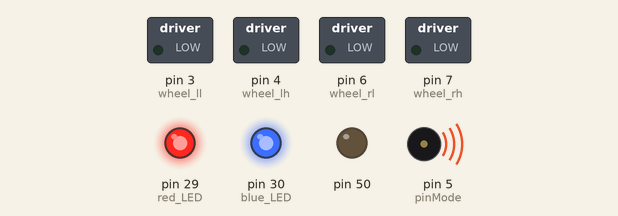
Recording of a sketch running on a simulated Arduino Mega 2560, built with avr-gcc and run on an emulated ATmega2560. Parts: switched loads named in the sketch (green lamp = pin HIGH), output pins drawn as LEDs (lit = HIGH), buzzer (waves = sounding). Pins used as bus, display or sensor lines are not drawn.

Above: at 0.1 s.
Timing chart, 0 to 1.6 s (numbered marks = the images above):
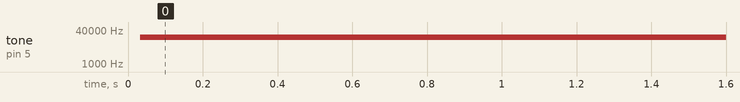

Measured:
- by itself, tone on pin 5 (pinMode): silent → 18519 Hz at 0.03 s

The sketch:

phase3b-collision.ino
```cpp
//////////////////CONSTANTS///////////////////
int fwd = 0;
int rev = 1;
int delay_timer = 1000;
int ams_sensor = A0;
int sensor_val = 0;
int blue_threshold = 90;
int color_threshold = 40;
int red_LED = 29;
int blue_LED = 30;
int wheel_rl = 6;
int wheel_rh =7;
int wheel_ll = 3;
int wheel_lh = 4;
//int hall_sensor = 52;


/*Vitellary Code*/
int front = 22;
int right = 24;
int left = 26;
int back = 28;
const int sensors[] = {22, 24, 26, 28};
//const int leds[] = {44, 42, 40, 38}; //blue, yellow, red, green
int last_pressed[] = {0, 0, 0}; // front, right, left
long debounceDelay = 10;
/////////////////////////////////////////////

//////////////////VARIABLES//////////////////
bool mode_forward = false;
bool mode_reverse = false;
bool mode_right = false;
bool mode_left = false;
bool found = false;
int count = 0;
/////////////////////////////////////////////
void setup() {
  pinMode(wheel_rh, OUTPUT);
  pinMode(wheel_rl, OUTPUT);
  pinMode(wheel_ll, OUTPUT);
  pinMode(wheel_lh, OUTPUT);
  pinMode(red_LED, OUTPUT);
  pinMode(blue_LED, OUTPUT);
  pinMode(ams_sensor, INPUT);
  pinMode(50, OUTPUT);
  digitalWrite (red_LED, HIGH);
  digitalWrite (blue_LED, HIGH);
  Serial.begin(9600);
  /*Vitellary*/
  for (int i = 0; i < 4; i++) {
   //pinMode(leds[i], OUTPUT);
   pinMode(sensors[i], INPUT);
 }
 //Serial.begin(9600);

  //pinMode(13, OUTPUT); // Set this pin as output
  pinMode(5, OUTPUT);//pinMode(2, OUTPUT);
  Serial.begin(9600);
  //Serial1.begin(1200);
  TCCR3A = _BV(COM3A0) | _BV(COM3B0) | _BV(WGM30) | _BV(WGM31);
  // sets COM Output Mode to FastPWM with toggle of OC3A on compare match with OCR3A
  // also sets WGM to mode 15: FastPWM with top set by OCR3A
  TCCR3B = _BV(WGM32) | _BV(WGM33) |  _BV(CS31);
  // sets WGM as stated above; sets clock scaling to "divide by 8"
  OCR3A = 53;
  // above sets the counter value at which register resets to 0x0000;
  // generate 18.523 kHz when OCR3A=53 on Mega pin 5
  // Serial.println(TCCR3A, BIN);Serial.println(TCCR3B, BIN);
}

void loop() {
  // put your main code here, to run repeatedly:
  //  if(millis() < 2000) {

  //forward();
  // }
  // if(millis() < 3000) {
  //   R_turn();
  // }
  // if(millis() < 4000) {
  //    L_turn();
  /* }
    if(millis() < 5000) {
     reverse();
    }
    if (millis() < 6000) {
         brake();
    }
    else {
     turn_180();
     delay(5000);
    }*/
  //sensor_val = analogRead(ams_sensor);
  //Serial.println(sensor_val);

  //detect_color();
  //follow();
  //int hall_sensor = digitalRead(52);
  //Serial.println(hall_sensor);
  //magnet_detected();
  //detect_blue();

//Vitellary
/* for (int i = 0; i < 4; i++) {
   int sensor_value = debounce(digitalRead(sensors[i]), i);
   if (sensor_value == HIGH) {
     //digitalWrite(leds[i], HIGH);;
     Serial.println("sensor:22");
     Serial.println(digitalRead(22));
     Serial.println("sensor:24");
     Serial.println(digitalRead(24));
     Serial.println("sensor:26");
     Serial.println(digitalRead(26));
     Serial.println("sensor:28");
     Serial.println(digitalRead(28));
     if (sensors[i] == front || sensors[i] == left || sensors[i] == right) {
       last_pressed[i] = millis();
       if (sensors[i] == front) {
         if (abs(last_pressed[0] - last_pressed[1]) <= 500) {
           front_right_collide();
         }
         else if (abs(last_pressed[0] - last_pressed[2]) <= 500)
           front_left_collide();
         else front_collide();
       }
      /* if (sensors[i] == right) {
         if (abs(last_pressed[0] - last_pressed[1]) <= 500) {
           front_right_collide();
         }
         else right_collide();
       }
       if (sensors[i] == left) {
         if (abs(last_pressed[0] - last_pressed[2]) <= 500) {
          front_left_collide();
         }
         else left_collide();
       }*/
     //}
     /*else {
      back_collide();
     }*/
 //  } else {
 //   forward();
 // }
// }
/*End Vitellary*/
}

void forward() {
  mode_right = false;
  mode_left = false;
  mode_reverse = false;
  if (!mode_forward) {
    delay(1);
    mode_forward = true;
  }
  analogWrite(wheel_lh, 82);
  analogWrite(wheel_ll, 0);
  analogWrite(wheel_rl, 64);
  analogWrite(wheel_rh, 0);
}

void reverse() {
  mode_forward = false;
  mode_right = false;
  mode_left = false;
  if (!mode_reverse) {
    delay(1);
    mode_reverse = true;
  }
  analogWrite(wheel_lh, 0);
  analogWrite(wheel_ll, 64);
  analogWrite(wheel_rl, 0);
  analogWrite(wheel_rh, 64);
}

void L_turn () {
  mode_forward = false;
  mode_left = false;
  mode_reverse = false;
  if (!mode_right) {
    delay(1);
    mode_right = true;
  }
  analogWrite(wheel_rl, 100);
  analogWrite(wheel_rh, 0);
  analogWrite(wheel_ll, 64);
  analogWrite(wheel_lh, 0);
}

void R_turn () {
  mode_forward = false;
  mode_right = false;
  mode_reverse = false;
  if (!mode_left) {
    delay(1);
    mode_left = true;
  }
  analogWrite(wheel_lh, 100);
  analogWrite(wheel_ll, 0);
  analogWrite(wheel_rh, 64);
  analogWrite(wheel_rl, 0);

}

void turn_180() {
  //if 180 turn is left, need to change modes
  mode_forward = false;
  mode_left = false;
  mode_reverse = false;
  if (!mode_right) {
    delay(1);
    mode_right = true;
  }
  int start_time = millis();
  while (millis() - start_time < delay_timer) {
    analogWrite(wheel_rl, 100);
    analogWrite(wheel_rh, 0);
    analogWrite(wheel_ll, 64);
    analogWrite(wheel_lh, 0);
  }
  brake();
}

void brake() {
  analogWrite(wheel_rl, 0);
  analogWrite(wheel_rh, 0);
  analogWrite(wheel_ll, 0);
  analogWrite(wheel_lh, 0);
}

int ams_read() {
  return analogRead(ams_sensor);
}

void detect_blue() {
  if ( ams_read() > blue_threshold) {
    brake();
  }
  else {
    forward();
  }
}

void follow() {
  found = false;
  if (ams_read() > blue_threshold) {
    forward();
    found = true;
  }
  else {
    int curTime = millis();
    while (millis() < curTime + 125) {
      L_turn();
      if (ams_read() > blue_threshold) {
        count = 0;
        found = true;
        curTime = millis();
        while (millis() - curTime < 50) {
          forward();
        }
        break;
      }
    }
    if (!found) {
      curTime = millis();
      while (millis() < curTime + 300) {
        R_turn();
        if (ams_read() > blue_threshold) {
          count = 0;
          found = true;
          curTime = millis();
          while (millis() - curTime < 50) {
            forward();
          }
          break;
        }
      }
    }
  }
  if (!found) {
    count++;
  }
  if (count > 5) {
    while (1)
    {
      brake();
    }
  }
}

void detect_color() {
  bool found_blue = false; //for future use
  if (!found) {
    forward();
  }
  if (ams_read() > color_threshold) {
    if (!found) {
      int curr_time = millis();
      while (millis() - curr_time < 50) {
        forward();
      }
      brake();
    }
    digitalWrite (red_LED, LOW);
    if (ams_read() > blue_threshold) {
      int curr_time = millis();
      found_blue = true;
      while (millis() - curr_time < 500) {
        L_turn();
      }
      while (1) {
        brake();
      }
    }
    else {
      int curr_time = millis();
      digitalWrite(red_LED, HIGH);
      digitalWrite(blue_LED, LOW);
      found_blue = false;
      while (millis() - curr_time < 500) {
        R_turn();
      }
      while (1) {
        brake();
      }
    }
    found = true;
  }
}

void magnet_detected () {
  if (digitalRead(52)) {
    digitalWrite (50, HIGH);
  }
  else {
    digitalWrite (50, LOW);
  }
}

void right_collide() {
  int start_time = millis();
  while (millis() - start_time < 500){
    L_turn();
  }
  forward();
}

void left_collide() {
    int start_time = millis();
  while (millis() - start_time < 500){
    R_turn();
  }
  forward();
}

void front_right_collide() {
  int start_time = millis();
  while (millis() - start_time < 250){
    reverse();
  }
  start_time = millis();
  while (millis() - start_time < 250){
    L_turn();
  }
  forward();
}

void front_left_collide () {
  int start_time = millis();
  while (millis() - start_time < 250){
    reverse();
  }
  start_time = millis();
  while (millis() - start_time < 250){
    L_turn();
  }
  forward();
}

void front_collide() {
  int start_time = millis();
  while (millis() - start_time < 250) {
    reverse();
  }
  turn_180();
}

void back_collide() {
  //forward, call line follow
  forward();
}

int debounce(int sensor_value, int i) {
// Requires the sensor reading to remain constant for 50ms
 boolean not_same = true;
 int current_sensor_val = sensor_value;
 int new_sensor_val;

 while (not_same) {
  int start_time = millis();
  while (millis() - start_time < debounceDelay) {break;}
  new_sensor_val = digitalRead(sensors[i]);
  if (new_sensor_val != current_sensor_val) {
       current_sensor_val = new_sensor_val;
  } else {
       not_same = false;
  }
 }
 return current_sensor_val;
}
```
